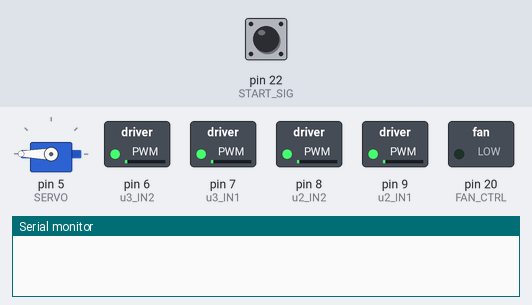
Bench run of a sketch on a simulated Arduino Mega 2560, built for the host (arithmetic inside an expression is 32-bit, double 64-bit). Shown: servo, switched loads named in the sketch (green lamp = pin HIGH), the last lines printed to the serial monitor. The inputs (shaded band) are chosen by the test bench; at power-on: pin 22 (START_SIG) LOW.

Above: at 1.2 s.
1.3 s: pin 22 (START_SIG) pulled HIGH for 0.15 s
At 3.6 s:
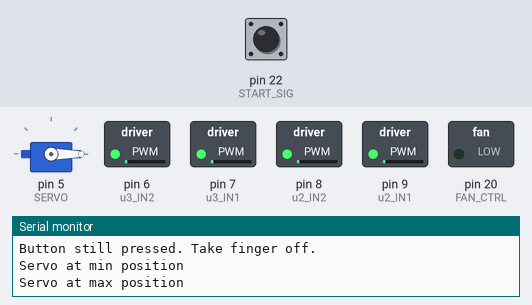
4.4 s: pin 22 (START_SIG) pulled HIGH for 1 s
At 6.2 s:
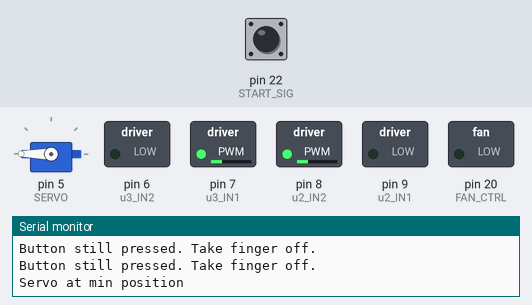
8.4 s: pin 22 (START_SIG) pulled HIGH for 3.2 s
At 14.2 s:
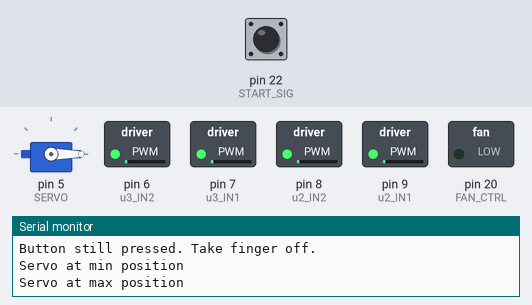
17.6 s: pin 22 (START_SIG) pulsed LOW 2 times (0.12 s each, 0.3 s apart)
At 19.0 s:
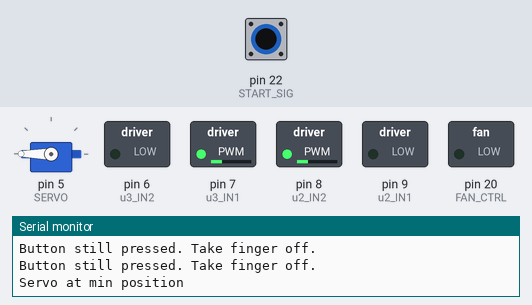
Timing chart, 0 to 20.9 s (numbered marks = the images above; inputs shaded):
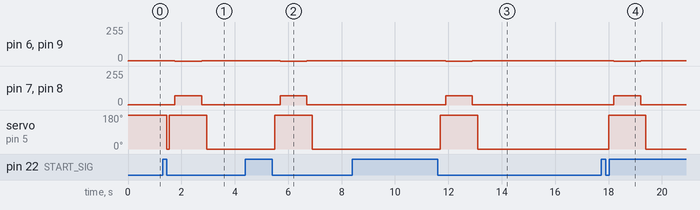

Measured:
- after the input at 1.3 s, pin 6 (u3_IN2), pin 9 (u2_IN1): 1/255 → 0/255 after 0.45 s, → 1/255 1.0 s later; pin 7 (u3_IN1), pin 8 (u2_IN2): 1/255 → 70/255 after 0.45 s, → 1/255 1.0 s later; servo on pin 5 (SERVO): 180° → 0° after 0.15 s, → 180° 0.10 s later, → 0° 1.4 s later
- after the input at 4.4 s, pin 6 (u3_IN2), pin 9 (u2_IN1): 1/255 → 0/255 after 1.3 s, → 1/255 1.0 s later; pin 7 (u3_IN1), pin 8 (u2_IN2): 1/255 → 70/255 after 1.3 s, → 1/255 1.0 s later; servo on pin 5 (SERVO): 0° → 180° after 1.1 s, → 0° 1.4 s later
- after the input at 8.4 s, pin 6 (u3_IN2), pin 9 (u2_IN1): 1/255 → 0/255 after 3.5 s, → 1/255 1.0 s later; pin 7 (u3_IN1), pin 8 (u2_IN2): 1/255 → 70/255 after 3.5 s, → 1/255 1.0 s later; servo on pin 5 (SERVO): 0° → 180° after 3.3 s, → 0° 1.4 s later
- after the input at 17.6 s, pin 6 (u3_IN2), pin 9 (u2_IN1): 1/255 → 0/255 after 0.60 s, → 1/255 1.0 s later; pin 7 (u3_IN1), pin 8 (u2_IN2): 1/255 → 70/255 after 0.60 s, → 1/255 1.0 s later; servo on pin 5 (SERVO): 0° → 180° after 0.40 s, → 0° 1.4 s later

The sketch:

servo_test_nathan.ino
```cpp
// Control wheel motors and encoders
#include <Servo.h>

Servo myServo;

const int SERVO = 5;
const int minPulse = 700;   // microseconds for ~0 degrees
const int maxPulse = 2200;  // microseconds for ~120 degrees

const int u2_IN2 = 8;
const int u2_IN1 = 9;
const int u3_IN2 = 6;
const int u3_IN1 = 7; // left

const int FAN_CTRL = 20;

const int START_SIG = 22; // Pin 22 is connected to button

int base_speed = 70; // PWM applied to motors
bool go = false;

void setup() {
  // put your setup code here, to run once:
  Serial.begin(115200);
  pinMode(SERVO,OUTPUT);
  pinMode(u2_IN1, OUTPUT);
  pinMode(u2_IN2, OUTPUT);
  pinMode(u3_IN1, OUTPUT);
  pinMode(u3_IN2, OUTPUT);
  pinMode(START_SIG, INPUT_PULLDOWN);

  pinMode(FAN_CTRL, OUTPUT);
  digitalWrite(FAN_CTRL, LOW); // Keep fan off

  //Start Button
  myServo.attach(SERVO, minPulse, maxPulse);
  myServo.writeMicroseconds(maxPulse);
}

void loop() {
  int buttonState = digitalRead(START_SIG);
  if (buttonState) {
    while(digitalRead(START_SIG)){
      Serial.println("Button still pressed. Take finger off.");
    }
    myServo.writeMicroseconds(minPulse);  // Move to 0° position
    delay(100);
    myServo.writeMicroseconds(maxPulse);  // Move to 0° position
    Serial.println("Servo at min position");
    delay(200); // debouncing
    setMotorSpeeds(base_speed, base_speed);
    delay(1000);
    setMotorSpeeds(0, 0);
    delay(200); // debouncing
    myServo.writeMicroseconds(minPulse);  // Move to ~120° position
    Serial.println("Servo at max position");
  }
  setMotorSpeeds(0, 0);
}

void setMotorSpeeds(int left_speed, int right_speed) {
  // Control left motor
  if (left_speed > 0) {
    analogWrite(u2_IN1, LOW);
    analogWrite(u2_IN2, left_speed);
  } else if (left_speed < 0) {
    analogWrite(u2_IN1, -left_speed); // Convert negative speed to positive PWM
    analogWrite(u2_IN2, LOW);
  } else {
    analogWrite(u2_IN1, HIGH);
    analogWrite(u2_IN2, HIGH);
  }

  // Control right motor
  if (right_speed > 0) {
    analogWrite(u3_IN1, right_speed);
    analogWrite(u3_IN2, LOW);
  } else if (right_speed < 0) {
    analogWrite(u3_IN1, LOW);
    analogWrite(u3_IN2, -right_speed); // Convert negative speed to positive PWM
  } else {
    analogWrite(u3_IN1, HIGH);
    analogWrite(u3_IN2, HIGH);
  }
}
```
